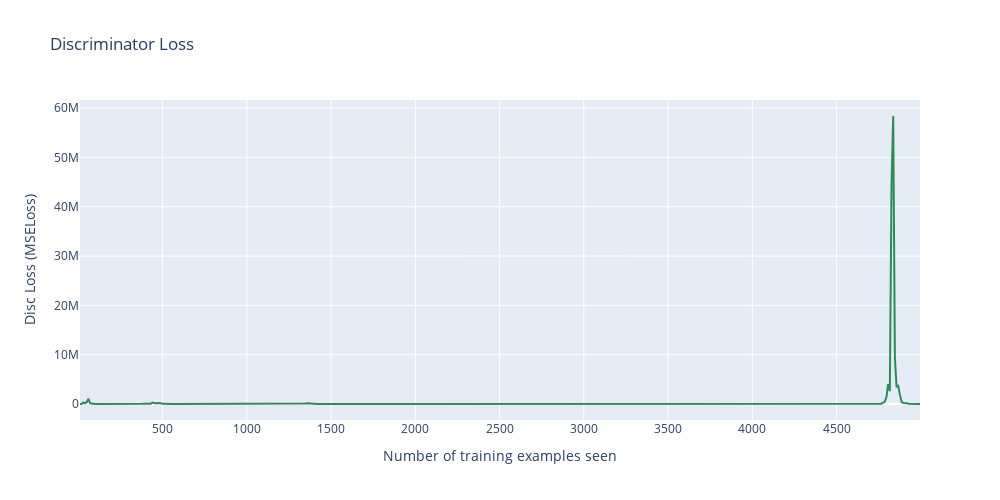

Notebook cell for this chart:
### Code cell
fig = go.Figure()
fig.add_trace(go.Scatter(x=counter, y=disc_losses, mode='lines', name='Discriminator Loss', marker_color='seagreen'))

fig.update_layout(
    width=1000,
    height=500,
    title="Discriminator Loss",
    xaxis_title="Number of training examples seen",
    yaxis_title="Disc Loss (MSELoss)"),
fig.show()

### Figure 1 — Plotly figure (JSON) as saved in the notebook; plotly's stock layout.template omitted (floating-point values rounded to 4 significant figures; data arrays with more than 128 entries replaced by an {"elided": "..."} marker saying what was removed)
{"data": [{"marker": {"color": "seagreen"}, "mode": "lines", "name": "Discriminator Loss", "type": "scatter", "x": {"elided": "500 int values"}, "y": {"elided": "500 float values"}}], "layout": {"height": 500, "title": {"text": "Discriminator Loss"}, "width": 1000, "xaxis": {"title": {"text": "Number of training examples seen"}}, "yaxis": {"title": {"text": "Disc Loss (MSELoss)"}}}}
